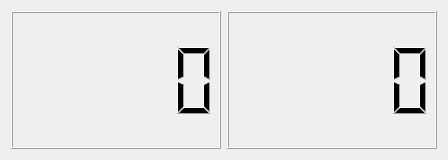
<?xml version="1.0" encoding="UTF-8"?>
<ui version="4.0">
 <class>Bigairstat</class>
 <widget class="QDialog" name="Bigairstat">
  <property name="geometry">
   <rect>
    <x>0</x>
    <y>0</y>
    <width>448</width>
    <height>160</height>
   </rect>
  </property>
  <property name="windowTitle">
   <string>ON AIR statistic</string>
  </property>
  <layout class="QGridLayout" name="gridLayout">
   <item row="0" column="0">
    <layout class="QHBoxLayout" name="horizontalLayout">
     <item>
      <widget class="QLCDNumber" name="lcdFPS"/>
     </item>
     <item>
      <widget class="QLCDNumber" name="lcdBTR"/>
     </item>
    </layout>
   </item>
  </layout>
 </widget>
 <resources/>
 <connections/>
</ui>
